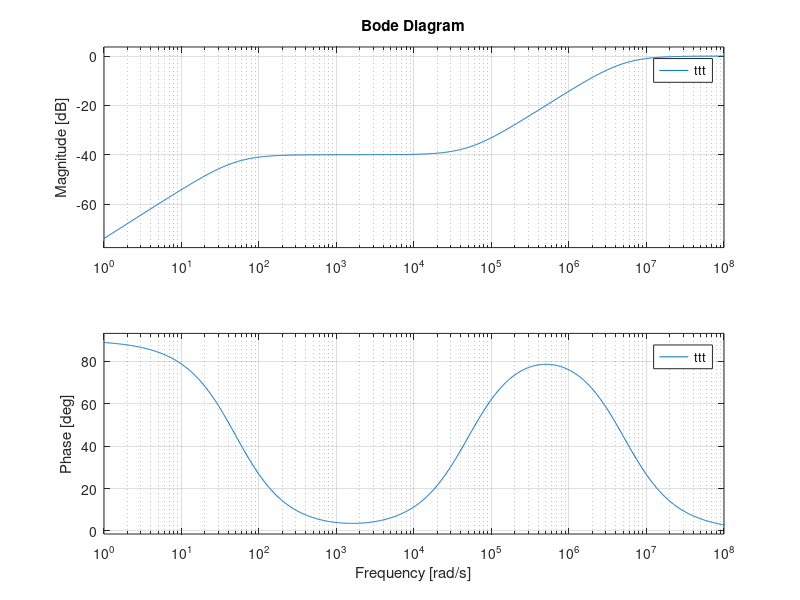

The MATLAB script that drew this image: (Note: this script raises an error after producing the figure.)
clc

x = 0.01;

C1 = 200e-9;
C2 = 0.0002e-6;
R2 = 100e3*(1-x);
R1 = 100e3*(x);
R3 = 140e3;

s = tf('s');

b(3) = C1*C2*R1*R2 ; % s^2
b(2) = C1*R1; %s^1
b(1) = 0; %s^0

a(3) = C1*C2*R1*R2; % s^2
a(2) = (C1*R1+C1*R2+C2*R2); %s^1
a(1) = 1; %s^0

ttt = ( b(3)*s^2 + b(2)*s + b(1) ) / ( a(3)*s^2 + a(2)*s + a(1) )

figure(1)
bode(ttt);

sToz2(b(3),b(2),b(1),a(3),a(2),a(1),96000);




% 25.*T^2*x^2 - 25.*T^2*x - 11.*T^2 - 12500.*T*x + (25.*T^2*x^2-25.*T^2*x-11.*T^2+12500.*T*x-68000.*T-2.5000000*10^7)*z^2 + 68000.*T + (-50.*T^2*x^2+50.*T^2*x+22.*T^2-5.0000000*10^7)*z - 2.5000000*10^7 